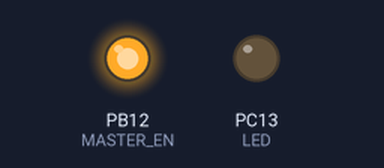
A sketch run on a simulated STM32 Blue Pill. Shown: output pins drawn as LEDs (lit = HIGH). What the sketch prints to the serial monitor is not drawn.

Above: at 0.3 s.
Timing chart, 0 to 1.8 s (numbered marks = the images above):
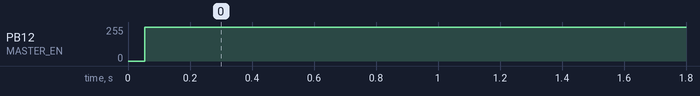

Measured:
- by itself, PB12 (MASTER_EN): 0/255 → 254/255 at 0.05 s, → 255/255 0.24 s later

The sketch:

rs485_master_stm32.ino
```cpp
#define LED       PC13    // Declare LED pin
#define MASTER_EN   PB12   // connected to RS485 Enable pin

HardwareSerial Serial3(USART3);

void setup() {
  pinMode(LED , OUTPUT);            // Declare LED pin as output
  pinMode(MASTER_EN , OUTPUT);      // Declare Enable pin as output
  Serial.begin(9600);               // set serial communication baudrate
  Serial3.begin(9600);               // set serial communication baudrate
  digitalWrite(MASTER_EN , LOW);    // Make Enable pin low
                                    // Receiving mode ON
}
int ch = 11111111;
void loop() {
  ch += 1;
  digitalWrite(MASTER_EN , HIGH);     // Make Enable pin high to send Data
  delay(5);                           // required minimum delay of 5ms
  Serial3.println(ch);                // Send character A serially
  Serial.println(ch);                // Send character A serially
  Serial3.flush();


               // wait for transmission of data
  delay(2);
  digitalWrite(MASTER_EN , LOW);      // Receiving mode ON
}
```
